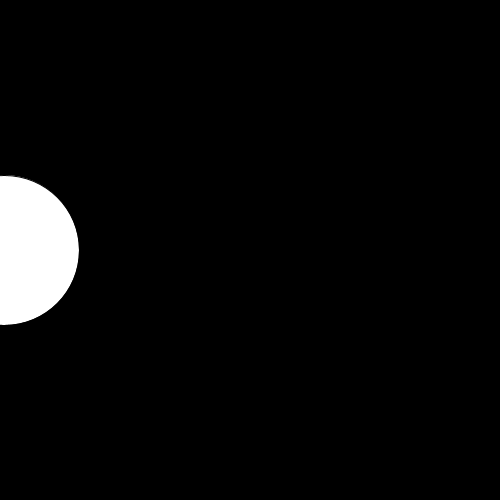
Frame 1 (no input)
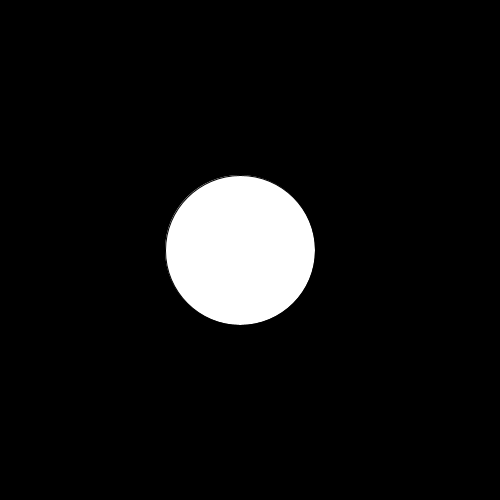
Frame 60 (the mouse pressed at the canvas centre just before this capture)
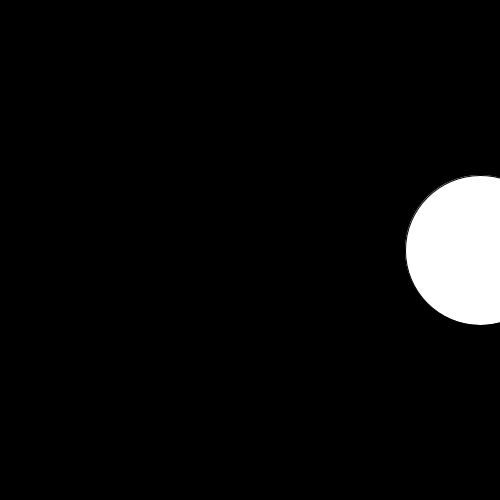
Frame 120 (the mouse held since frame 60 and released just before this capture)

The Processing sketch that drew these frames (run headless with seeded random() and noise(); from frame 60 on, the mouse is pressed at the canvas centre):

// Processing sketch: sketch_200915a
// ── sketch_200915a.pde
float x_axis = 0  ; 
float speed = 4 ;

void setup() {
  background(0);
  size(500, 500);
}

void draw() {
  x_axis += speed ; 
  background(0);
  fill(255);
  circle(x_axis, width/2, 150);
  
  if ( x_axis == 0 || x_axis == 500) {
    speed *= -1 ; 
  }
}
